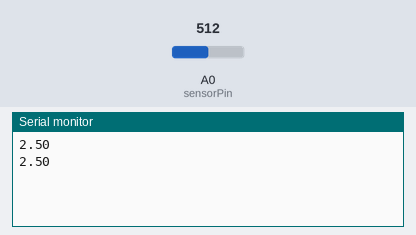
The sketch below on a simulated Arduino Uno, built with avr-gcc and run on an emulated ATmega328P. Parts: the last lines printed to the serial monitor. The inputs (shaded band) are chosen by the test bench; at power-on: A0 (sensorPin) = 512.

Above: at 1.8 s.
1.9 s: A0 (sensorPin) set to 716
At 2.8 s:
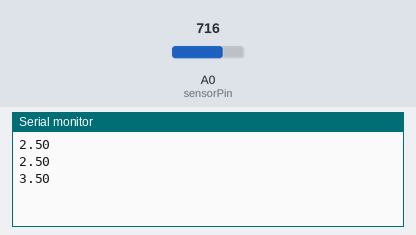
3.4 s: A0 (sensorPin) set to 900
At 4.9 s:
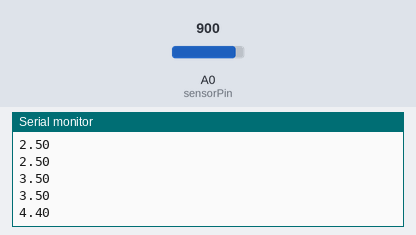
Timing chart, 0 to 6.4 s (numbered marks = the images above; inputs shaded):
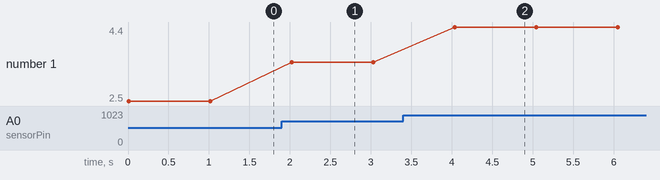

Measured:
- after the input at 1.9 s, the serial monitor: prints a new line after 0.12 s (image 1)
- after the input at 3.4 s, the serial monitor: prints a new line after 0.64 s (image 2)
- plotted number 1: 2.5 → 3.5 after the input at 1.9 s, 3.5 → 4.4 after the input at 3.4 s

The sketch:

Analog_Serial_read.ino
```cpp
#include <SoftwareSerial.h>


int sensorPin = A0;
float sensorValue = 0;


SoftwareSerial ser(2,3);//Rx Tx

void setup() {

  pinMode(sensorPin,INPUT);

  Serial.begin(9600);

  ser.begin(9600);


}

void loop() {

  sensorValue = (5.0*analogRead(sensorPin))/1023;

  ser.println(sensorValue);

  Serial.println(sensorValue);

  delay(1000);


}
```
